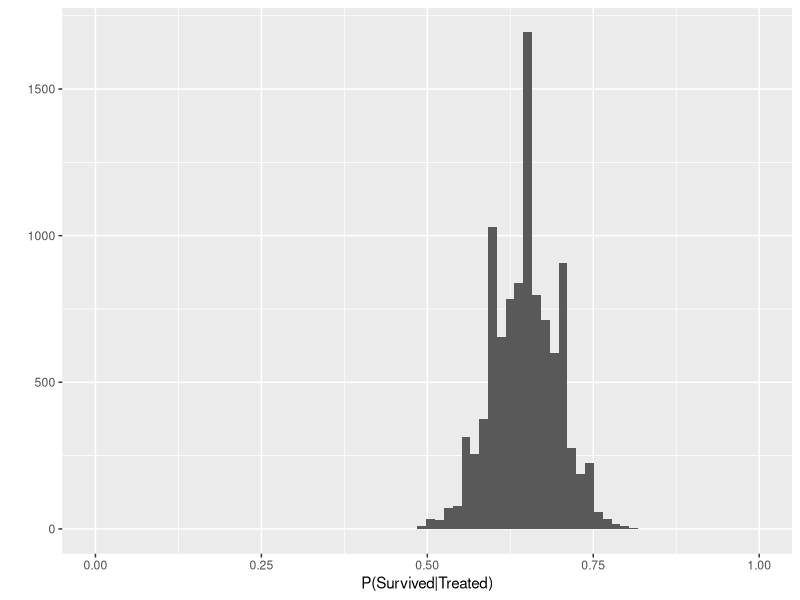
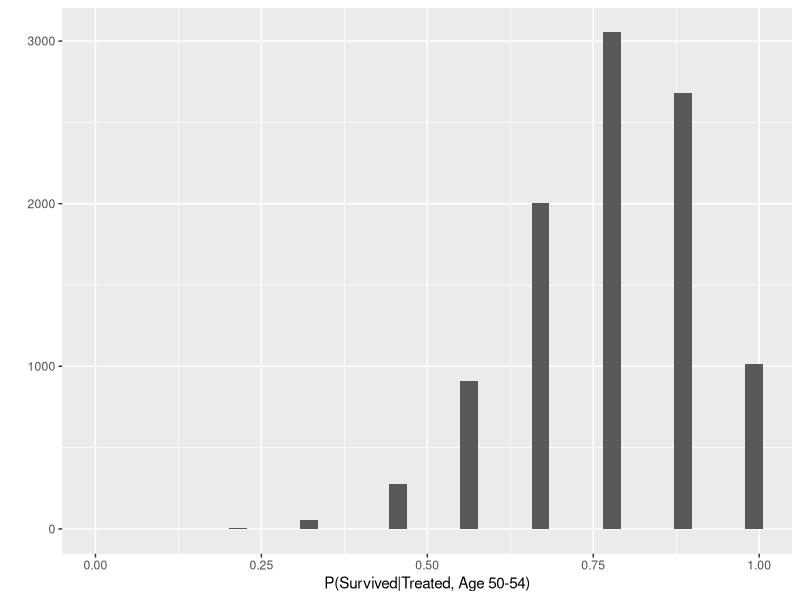
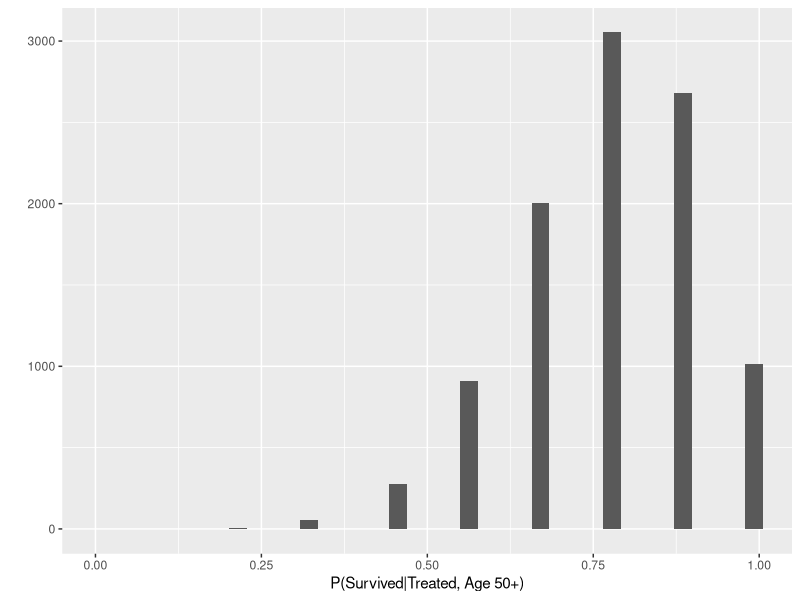
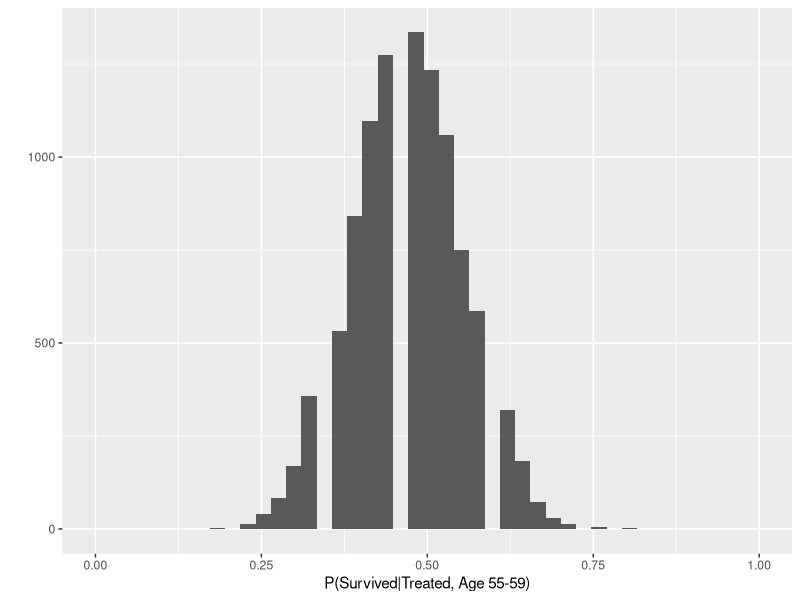
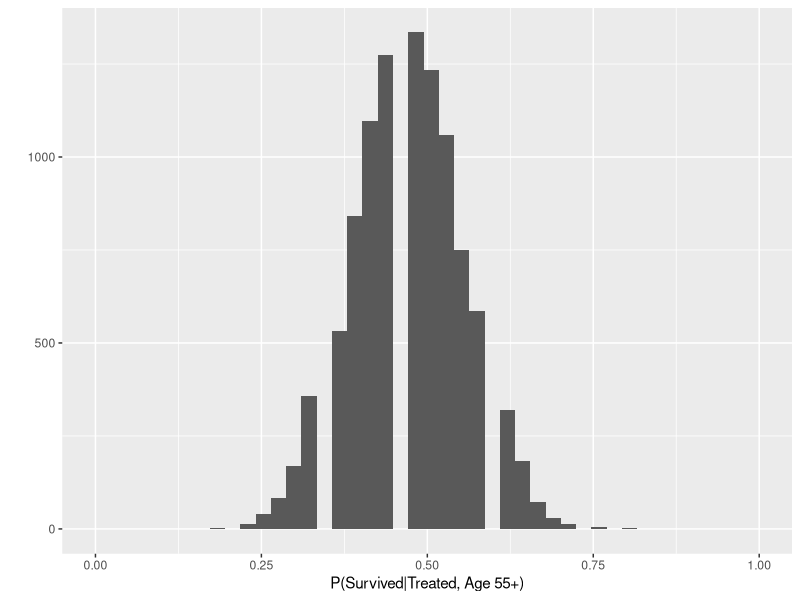
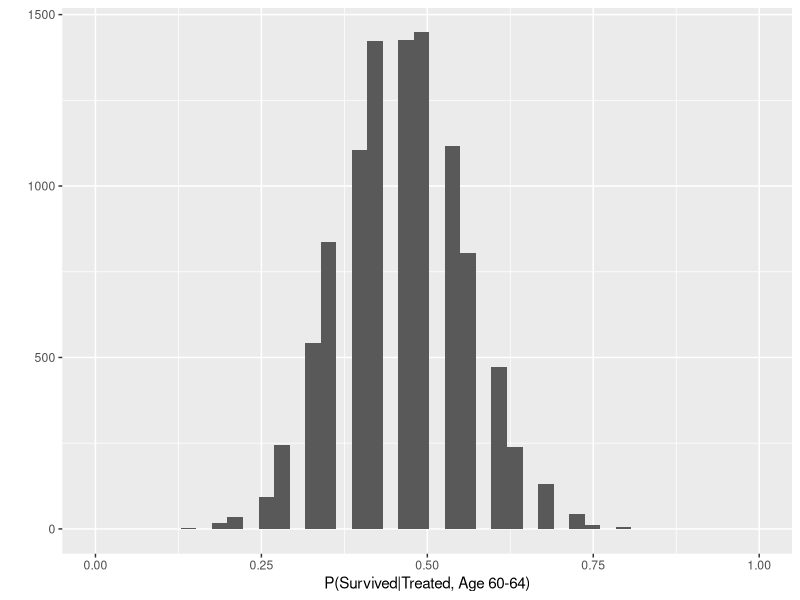
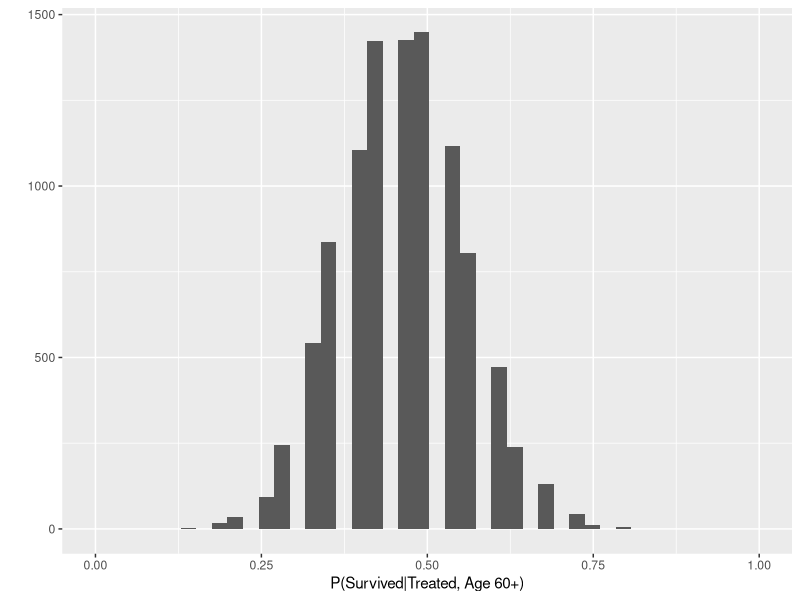
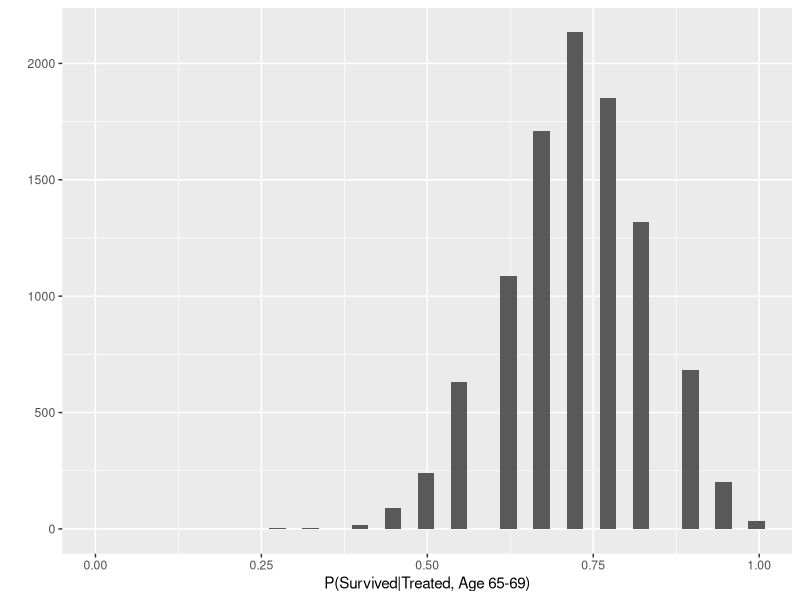

Generate these figures, in order, with R: (Note: this script raises an error after producing the figures.)
## ---- chunk 1
# setup options
knitr::opts_chunk$set(echo = FALSE, message = FALSE)
options(knitr.kable.NA = '-')
options(digits = 3)
labs = knitr::all_labels()
labs = labs[!labs %in% c("setup", "llm_appendix", "allcode")]
## ---- chunk 2
# clear environment
rm(list=ls())

# load relevant packages
library(dplyr)      # data frame manipulation
library(knitr)      # table formatting
library(ggplot2)    # plotting
library(gridExtra)  # assembling multiply plots on the same page 

# load data
nsclc <- read.table("../data/nsclc-modified.txt")
## ---- chunk 3

## ===============
## Question 1
## ===============
simulate_sample_dist <- function(n, p){
  nsamp <- 10000
  sample_means <- rbinom(nsamp, n, p) / n
  return(list(
    simdata = sample_means,
    estimate = p,
    ci = quantile(sample_means, c(0.05, 0.95))))
}
## ---- chunk 4

## ============================
## Overlapping age groups
## ============================
# calculate and store proportion of success within treatment group
means.treated <- data.frame()
age_cutoffs <- seq(50, 70, 5)
for (c in age_cutoffs) {
  subset <- subset(nsclc, age >= c, select = survival.past.400)
  new_row <- data.frame(age = paste(c,"+"), 
                        n = nrow(subset), 
                        mean = mean(subset$survival.past.400))
  means.treated <- rbind(means.treated, new_row) 
}

# simulate sampling distributions for each subpopulation of the treated group
res50 <- simulate_sample_dist(means.treated$n[1], means.treated$mean[1])
res55 <- simulate_sample_dist(means.treated$n[2], means.treated$mean[2])
res60 <- simulate_sample_dist(means.treated$n[3], means.treated$mean[3])
res65 <- simulate_sample_dist(means.treated$n[4], means.treated$mean[4])
res70 <- simulate_sample_dist(means.treated$n[5], means.treated$mean[5])


# add 5% and 95% simulated percentiles to means table
means.treated$perc5 <- 
  c(res50$ci[1], res55$ci[1], res60$ci[1], res65$ci[1], res70$ci[1])
means.treated$perc95 <- 
  c(res50$ci[2], res55$ci[2], res60$ci[2], res65$ci[2], res70$ci[2])
# inspect estimates and 90% CIs
means.treated %>% 
  mutate(CI = paste(round(perc5,2), "-", round(perc95,2))) %>%
  select(-c(perc5, perc95)) %>%
  knitr::kable(digits = 2,
               col.names = c("Age", "N", "Estimate", "90% CI"),
               caption = "Estimated probability of 400-day survival within overlapping subsets of the treatment arm")

# plot each simulated sampling distribution
gg50.2 <- ggplot(mapping=aes(res50$simdata)) + geom_histogram() + 
  xlab("P(Survived|Treated, Age 50+)") + ylab("") +
  coord_cartesian(xlim = c(0,1))

gg55.2 <- ggplot(mapping=aes(res55$simdata)) + geom_histogram() + 
  xlab("P(Survived|Treated, Age 55+)") + ylab("") +
  coord_cartesian(xlim = c(0,1))

gg60.2 <- ggplot(mapping=aes(res60$simdata)) + geom_histogram() + 
  xlab("P(Survived|Treated, Age 60+)") + ylab("") +
  coord_cartesian(xlim = c(0,1))

gg65.2 <- ggplot(mapping=aes(res65$simdata)) + geom_histogram() + 
  xlab("P(Survived|Treated, Age 65+)") + ylab("") +
  coord_cartesian(xlim = c(0,1))

gg70.2 <- ggplot(mapping=aes(res70$simdata)) + geom_histogram() + 
  xlab("P(Survived|Treated, Age 70+)") + ylab("") +
  coord_cartesian(xlim = c(0,1))
## ---- chunk 5

## ============================
## Non-overlapping age groups
## ============================
# create a factor variable from patient age
nsclc$age2 <- cut(nsclc$age, 
                  seq(50,75,5),
                  include.lowest = TRUE, right = FALSE)
                  # labels = c("50+","55+","60+","65+","70+")
# inspect subgroup sizes
# table(nsclc$age2)
# remove the few observations whose age was below 50 (their age2 is NA)
nsclc <- subset(nsclc, !is.na(age2))

# calculate and store proportion of success within treatment group
means.treated <- nsclc %>%
  filter(tx == 1) %>%
  group_by(age = age2) %>%
  summarize(n = n(), mean = mean(survival.past.400))

# simulate sampling distributions for each subpopulation of the treated group
res <- simulate_sample_dist(sum(means.treated$n), mean(means.treated$mean))
res50 <- simulate_sample_dist(means.treated$n[1], means.treated$mean[1])
res55 <- simulate_sample_dist(means.treated$n[2], means.treated$mean[2])
res60 <- simulate_sample_dist(means.treated$n[3], means.treated$mean[3])
res65 <- simulate_sample_dist(means.treated$n[4], means.treated$mean[4])
res70 <- simulate_sample_dist(means.treated$n[5], means.treated$mean[5])

# add 5% and 95% simulated percentiles to means table
means.treated$perc5 <- 
  c(res50$ci[1], res55$ci[1], res60$ci[1], res65$ci[1], res70$ci[1])
means.treated$perc95 <- 
  c(res50$ci[2], res55$ci[2], res60$ci[2], res65$ci[2], res70$ci[2])
# inspect estimates and 95% CIs
means.treated %>% 
  mutate(CI = paste(round(perc5,2), "-", round(perc95,2), sep="")) %>%
  select(-c(perc5, perc95)) %>%
  knitr::kable(digits = 2,
               col.names = c("Age", "N", "Estimate", "90% CI"),
               caption = "Estimated probability of 400-day survival within subsets of the treatment arm")

# plot each simulated sampling distribution
gg <- ggplot(mapping=aes(res$simdata)) + geom_histogram() +
  xlab("P(Survived|Treated)") + ylab("") + coord_cartesian(xlim = c(0,1))

gg50 <- ggplot(mapping=aes(res50$simdata)) + geom_histogram() + 
  xlab("P(Survived|Treated, Age 50-54)") + ylab("") +
  coord_cartesian(xlim = c(0,1))

gg55 <- ggplot(mapping=aes(res55$simdata)) + geom_histogram() + 
  xlab("P(Survived|Treated, Age 55-59)") + ylab("") +
  coord_cartesian(xlim = c(0,1))

gg60 <- ggplot(mapping=aes(res60$simdata)) + geom_histogram() + 
  xlab("P(Survived|Treated, Age 60-64)") + ylab("") +
  coord_cartesian(xlim = c(0,1))

gg65 <- ggplot(mapping=aes(res65$simdata)) + geom_histogram() + 
  xlab("P(Survived|Treated, Age 65-69)") + ylab("") +
  coord_cartesian(xlim = c(0,1))

gg70 <- ggplot(mapping=aes(res70$simdata)) + geom_histogram() + 
  xlab("P(Survived|Treated, Age 70+)") + ylab("") +
  coord_cartesian(xlim = c(0,1))
## ---- chunk 6
calc_stat <- function (data) {
  diff.means <- with(data,
    mean(survival.past.400[tx==1]) - mean(survival.past.400[tx==0]))
  return(diff.means)
}

simulate_perm_trial <- function(data){
  # permute exposure status
  perm.data = data
  perm.data$tx = perm.data$tx[sample(1:nrow(perm.data), replace=FALSE)]
  
  ## return the difference in means from permuted data
  return(calc_stat(perm.data))
}

pvals <- c()
age_cutoffs <- c(seq(50, 70, 5), Inf)
for (i in 1:5) {
  nsclc_subset <- subset(nsclc, age_cutoffs[i] <= age & age < age_cutoffs[i+1])
  simdata <- replicate(nsims, simulate_perm_trial(nsclc_subset))
  # p-value
  pvals <- c(pvals, mean(simdata >= obsv.stat))
}
pvals
pvals <= 0.05

age_cutoffs <- seq(50, 70, 5)
pvals <- c()
for (c in age_cutoffs) {
  nsclc_subset <- subset(nsclc, c <= age)
  simdata <- replicate(nsims, simulate_perm_trial(nsclc_subset))
  obsv.stat <- calc_stat(nsclc_subset)
  # p-value
  pvals <- c(pvals, mean(simdata >= obsv.stat))
}

pvals
pvals <= 0.05
## ---- chunk 7
# plot each simulated sampling distribution
gridExtra::grid.arrange(gg, gg50, gg55, gg60, gg65, gg70, 
                        top = "Simulated sampling distributions of proportion of survivors within treated group,\nstratified by non-overlapping age groups", 
                        left = "Count")

# plot each simulated sampling distribution
gridExtra::grid.arrange(gg50.2, gg55.2, gg60.2, gg65.2, gg70.2,
                        top = "Simulated sampling distributions of proportion of survivors within treated group, \nstratified by overlapping age groups",
                        left = "Count")
## ---- chunk 8
pvals <- c()
par(mfrow = c(2, 3))
age_cutoffs <- c(seq(50, 70, 5), Inf)
for (i in 1:5) {
  nsclc_subset <- subset(nsclc, age_cutoffs[i] <= age & age < age_cutoffs[i+1])
  simdata <- replicate(nsims, simulate_perm_trial(nsclc_subset))

  # simulated sampling distribution
  hist(simdata, main = paste("Sampling distribution for", age_cutoffs[i], "-", age_cutoffs[i+1]))
  # inner 95% percentiles
  abline(v = quantile(simdata, probs=c(0.05, 0.95), names = FALSE),
         col = "blue", lwd = 2)
  # observed value
  abline(v = calc_stat(nsclc_subset), col = "red", lwd = 2)
  
  # p-value
  pvals <- c(pvals, mean(simdata >= obsv.stat))
}

pvals
pvals <= 0.05


par(mfrow = c(2, 3))
age_cutoffs <- seq(50, 70, 5)
pvals <- c()
for (c in age_cutoffs) {
  nsclc_subset <- subset(nsclc, c <= age)
  simdata <- replicate(nsims, simulate_perm_trial(nsclc_subset))
  obsv.stat <- calc_stat(nsclc_subset)

  # simulated sampling distribution
  hist(simdata, main = paste("Sampling distribution for", c, "+"))
  # inner 95% percentiles
  abline(v = quantile(simdata, probs=c(0.05, 0.95), names = FALSE),
         col = "blue", lwd = 2)
  # observed value
  abline(v = obsv.stat, col = "red", lwd = 2)
  
  # p-value
  pvals <- c(pvals, mean(simdata >= obsv.stat))
}

pvals
pvals <= 0.05
